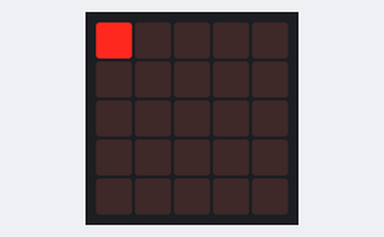
Simulated run of this program. Board: BBC micro:bit (MakeCode). On the bench: the board's 5×5 LED display.

Above: at 0.3 s.
At 0.9 s:
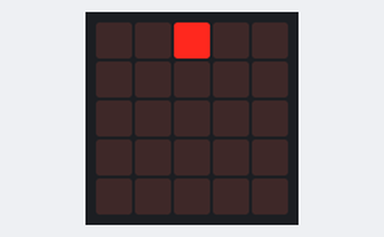
At 1.3 s:
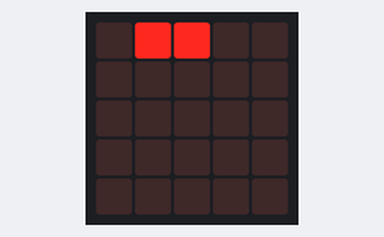
At 1.7 s:
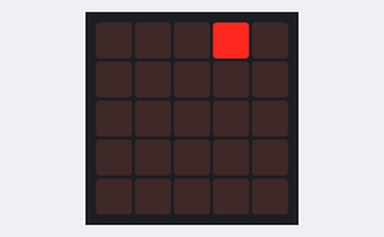
At 2.3 s:
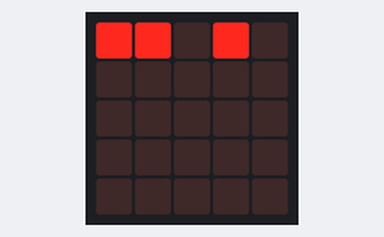
At 3.11 s:
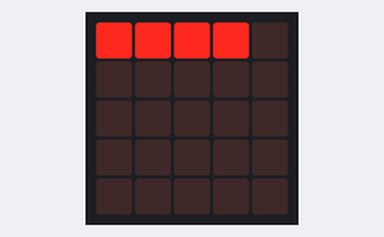

Measured:
- by itself, everything shown: repeats every 3.2 s, in 16 steps

The program:

main.ts
```typescript
let list: number[] = []
let diviseur = 0
let reste = 0
let index = 0
let divsion = 0
let list2: number[] = []
let x = 0
function ConvertirBinaire (num: number) {
    list = [0]
    diviseur = 16
    reste = index
    for (let index2 = 0; index2 < 5; index2++) {
        divsion = Math.floor(reste / diviseur)
        reste = reste - diviseur * divsion
        list.unshift(divsion)
        if (reste >= 1) {
            diviseur = diviseur / 2
        }
    }
    return list
}
basic.forever(function () {
    index = 0
    for (let index2 = 0; index2 < 16; index2++) {
        list2 = ConvertirBinaire(index)
        x = 0
        for (let valeur of list2) {
            if (valeur == 1) {
                led.plot(x, 0)
            } else {
                led.unplot(x, 0)
            }
            x += 1
        }
        basic.pause(200)
        basic.clearScreen()
        index += 1
    }
})
```

test.ts
```typescript
// les tests vont ici ; cela ne sera pas compilé si ce paquet est utilisé en tant qu'extension.
```
